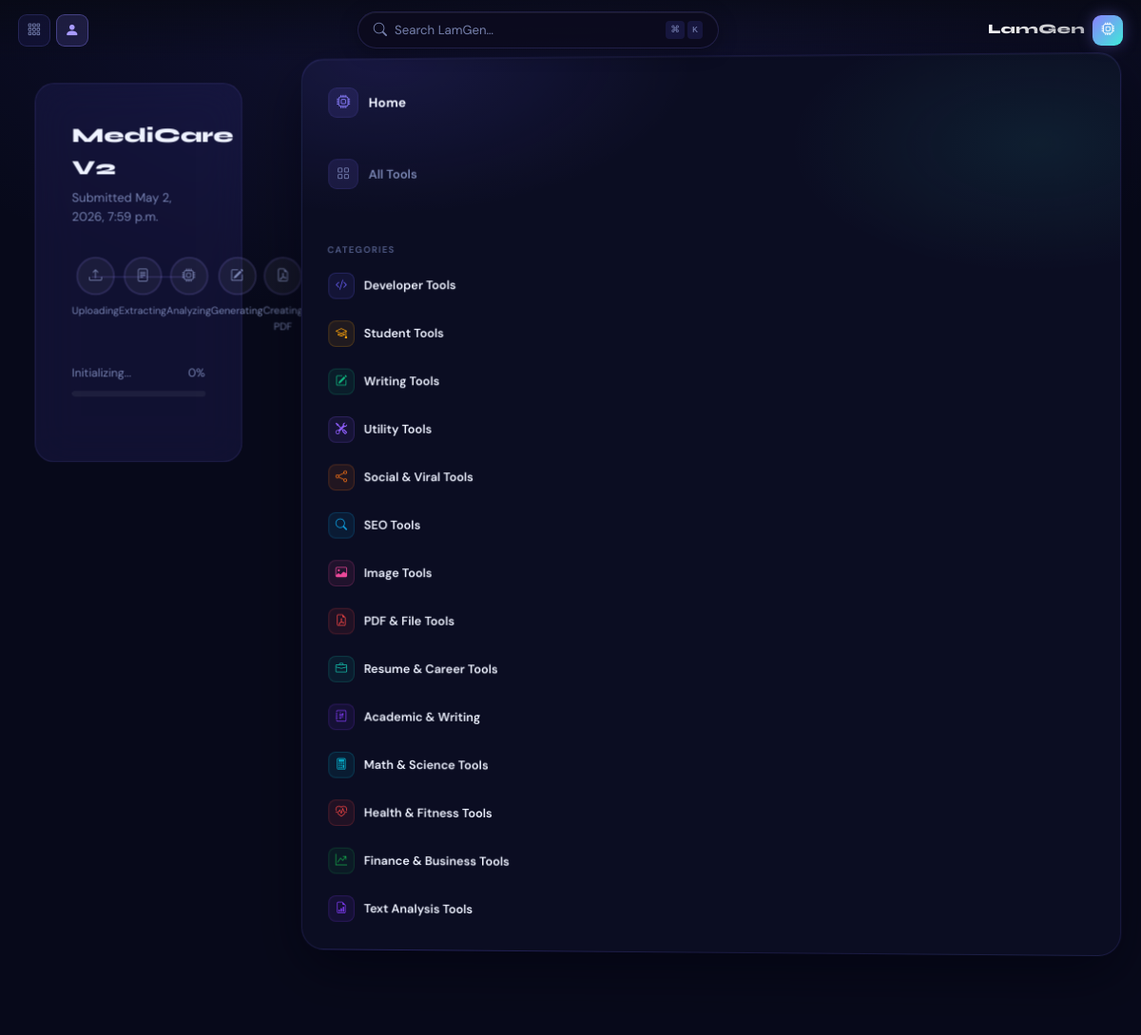
Screenshot of /thesis/status/59/ (signed in) with the database file from the repository.
### thesis/models.py (models this page shows, shortened)
class ThesisRequest(models.Model):
    user = models.ForeignKey(
        settings.AUTH_USER_MODEL,
        on_delete=models.CASCADE,
        related_name='thesis_requests',
    )
    title = models.CharField(max_length=500)
    input_file = models.FileField(upload_to='uploads/', null=True, blank=True)
    output_file = models.FileField(upload_to='outputs/', null=True, blank=True)
    generated_thesis = models.TextField(blank=True, default='')
    status = models.CharField(
        max_length=20,
        choices=StatusChoices.choices,
        default=StatusChoices.PENDING,
        db_index=True,
    )
    error_message = models.TextField(blank=True, default='')
    created_at = models.DateTimeField(auto_now_add=True, db_index=True)
    updated_at = models.DateTimeField(auto_now=True)
    class Meta:
        ordering = ['-created_at']

### tools/models.py (models this page shows, shortened)
class ToolCategory(models.Model):
    name = models.CharField(max_length=100)
    slug = models.SlugField(unique=True)
    icon = models.CharField(max_length=60, default='bi-tools')
    color_from = models.CharField(max_length=30, default='#6C63FF')
    color_to = models.CharField(max_length=30, default='#00F5D4')
    description = models.TextField(blank=True)
    short_desc = models.CharField(max_length=200, blank=True)
    order = models.IntegerField(default=0)
    is_active = models.BooleanField(default=True)
    class Meta:
        ordering = ['order', 'name']
        verbose_name_plural = 'Tool Categories'
    def get_absolute_url(self):
        from django.urls import reverse
        return reverse('tools:category', kwargs={'category_slug': self.slug})

### thesis/views.py (the view)
# urls.py: path('status/<int:pk>/', views.ThesisStatusView.as_view(), name='status'),
class ThesisStatusView(LoginRequiredMixin, ThesisOwnerMixin, View):
    def get(self, request, pk):
        thesis = self.get_thesis(pk)
        return render(request, 'thesis/status.html', {'thesis': thesis})

### thesis/views.py (called while the page is built)
    def get_thesis(self, pk):
        obj = get_object_or_404(ThesisRequest, pk=pk)
        if obj.user != self.request.user:
            raise PermissionDenied
        return obj

### tools/context_processors.py (called while the page is built)
def tools_context(request):
    categories = cache.get('tool_categories_nav_v2')
    if categories is None:
        categories = list(
            ToolCategory.objects.filter(is_active=True).prefetch_related('tools').order_by('order', 'name')
        )
        cache.set('tool_categories_nav_v2', categories, 60 * 30)
    bookmarked_slugs = []
    if request.user.is_authenticated:
        cache_key = f'bookmarks_{request.user.pk}'
        bookmarked_slugs = cache.get(cache_key)
        if bookmarked_slugs is None:
            bookmarked_slugs = list(
                ToolBookmark.objects.filter(user=request.user).values_list('tool__slug', flat=True)
            )
            cache.set(cache_key, bookmarked_slugs, 60 * 5)
    return {
        'nav_categories': categories,
        'bookmarked_slugs': bookmarked_slugs,
    }

### thesis/templates/thesis/status.html (shortened to what this page needs)
{% extends 'base.html' %}
{% block content %}
<div class="status-page">
    <div class="status-card fade-up">
        <div class="status-title">{{ thesis.title }}</div>
        <div class="status-meta">Submitted {{ thesis.created_at|date:"N j, Y, g:i a" }}</div>
        <div class="progress-steps" id="progressSteps">
            <div class="step" id="step-uploading">
                <div class="step-icon"><i class="bi bi-upload"></i></div>
                <div class="step-label">Uploading</div>
            </div>
            <div class="step" id="step-extracting">
                <div class="step-icon"><i class="bi bi-file-text"></i></div>
                <div class="step-label">Extracting</div>
            </div>
            <div class="step" id="step-analyzing">
                <div class="step-icon"><i class="bi bi-cpu"></i></div>
                <div class="step-label">Analyzing</div>
            </div>
            <div class="step" id="step-generating">
                <div class="step-icon"><i class="bi bi-pencil-square"></i></div>
                <div class="step-label">Generating</div>
            </div>
            <div class="step" id="step-creating">
                <div class="step-icon"><i class="bi bi-file-earmark-pdf"></i></div>
                <div class="step-label">Creating PDF</div>
            </div>
        </div>
        <div class="progress-wrap">
            <div class="progress-info">
                <span id="statusText">Initializing...</span>
                <span id="progressPercent">0%</span>
            </div>
            <div class="progress-track">
            </div>
        </div>
    </div>
</div>
{% endblock %}

### templates/base.html (shortened to what this page needs)
<!DOCTYPE html>
<html lang="en">
<head>
    {% load static %}
    {% load static %}
    <link href="https://cdn.jsdelivr.net/npm/bootstrap-icons@1.11.3/font/bootstrap-icons.min.css" rel="stylesheet" media="print" onload="this.media='all'">
    {% load static %}
    <link rel="stylesheet" href="{% static 'css/main.css' %}">
</head>
    <div class="space-bg">
        <div class="alien-grid"></div>
    </div>
    <div class="top-nav-wrapper">
      <div class="top-nav-inner">
        <div class="nav-left">
          <a href="{% url 'tools:index' %}" class="nav-action-btn" title="All Tools" aria-label="All Tools">
            <i class="bi bi-grid-3x3-gap"></i>
          </a>
          <div class="nav-dropdown">
            <button class="profile-btn nav-dropdown-toggle"
                    onclick="this.closest('.nav-dropdown').classList.toggle('open')"
                    aria-label="Account menu"
                    aria-haspopup="true">
              {% if user.is_authenticated %}
              <i class="bi bi-person-fill"></i>
              {% else %}
              <i class="bi bi-person"></i>
              {% endif %}
            </button>
          </div>
        </div>
        <div class="nav-center">
          {% block nav_search %}
          <div class="global-search-pill" style="position:relative;overflow:visible;">
            <i class="bi bi-search" style="color:var(--muted);font-size:0.95rem;flex-shrink:0;"></i>
            <input type="text" id="inlineSearchInput"
                   placeholder="Search LamGen…"
                   style="background:transparent;border:none;color:var(--text);flex:1;outline:none;font-size:0.88rem;font-family:'DM Sans',sans-serif;"
                   autocomplete="off">
            <div style="display:flex;gap:3px;flex-shrink:0;">
              <span class="kbd">⌘</span><span class="kbd">K</span>
            </div>
          </div>
          {% endblock nav_search %}
        </div>
        <a href="{% url 'home' %}" class="nav-brand" aria-label="LamGen Home">
          <span class="nav-brand-name">LamGen</span>
          <div class="nav-brand-mark"><i class="bi bi-cpu"></i></div>
        </a>
      </div>
    </div>
    <main class="tools-shell">
        <div class="tools-main">
            {% block content %}{% endblock %}
        </div>
        <aside class="spatial-panel tools-actions" style="padding:1.25rem 1rem; justify-content:flex-start; overflow-y:auto; display:flex; flex-direction:column; gap:1.5rem;">
            {% block right_sidebar %}
            <a href="{% url 'home' %}"
               style="display:flex; align-items:center; gap:11px; padding:10px 12px; border-radius:12px; text-decoration:none; color:var(--lg-text); background:{% if request.path == '/' %}rgba(139,127,255,0.16){% else %}transparent{% endif %}; border:1px solid {% if request.path == '/' %}rgba(139,127,255,0.30){% else %}transparent{% endif %}; transition:all 0.18s;"
               onmouseover="if(!this.style.background.includes('139'))this.style.background='rgba(120,110,255,0.11)'"
               onmouseout="if(!this.style.background.includes('139'))this.style.background='transparent'">
                <div style="width:32px; height:32px; border-radius:9px; background:{% if request.path == '/' %}rgba(139,127,255,0.28){% else %}rgba(120,110,255,0.12){% endif %}; display:flex; align-items:center; justify-content:center; flex-shrink:0; border:1px solid {% if request.path == '/' %}rgba(139,127,255,0.40){% else %}rgba(120,110,255,0.14){% endif %};">
                    <i class="bi bi-cpu" style="color:{% if request.path == '/' %}#fff{% else %}var(--lg-violet){% endif %}; font-size:0.95rem;"></i>
                </div>
                <span style="font-weight:700; font-size:0.92rem; letter-spacing:0.2px;">Home</span>
            </a>
            <a href="{% url 'tools:index' %}"
               style="display:flex; align-items:center; gap:11px; padding:10px 12px; border-radius:12px; text-decoration:none; color:var(--lg-text); background:{% if request.path == '/tools/' %}rgba(139,127,255,0.12){% else %}transparent{% endif %}; border:1px solid {% if request.path == '/tools/' %}rgba(139,127,255,0.22){% else %}transparent{% endif %}; transition:all 0.18s;"
               onmouseover="if(!this.style.background.includes('139'))this.style.background='rgba(120,110,255,0.11)'"
               onmouseout="if(!this.style.background.includes('139'))this.style.background='transparent'">
                <div style="width:32px; height:32px; border-radius:9px; background:rgba(120,110,255,0.12); display:flex; align-items:center; justify-content:center; flex-shrink:0; border:1px solid rgba(120,110,255,0.14);">
                    <i class="bi bi-grid" style="color:var(--lg-text-muted); font-size:0.9rem;"></i>
                </div>
                <span style="font-weight:600; font-size:0.88rem; color:var(--lg-text-muted);">All Tools</span>
            </a>
            <div style="height:1px; background:linear-gradient(90deg,transparent,rgba(120,110,255,0.14) 30%,rgba(120,110,255,0.14) 70%,transparent); margin:0 0.25rem;"></div>
            <div style="display:flex; flex-direction:column; gap:3px;">
                <div style="font-size:0.65rem; font-weight:700; text-transform:uppercase; letter-spacing:1.2px; color:var(--lg-text-helper); padding:0 12px; margin-bottom:4px;">Categories</div>
                {% for cat in nav_categories %}
                <a href="{{ cat.get_absolute_url }}"
                   style="display:flex; align-items:center; gap:10px; padding:9px 12px; border-radius:11px; text-decoration:none; color:var(--lg-text); background:{% if request.path == cat.get_absolute_url %}rgba(120,110,255,0.14){% else %}transparent{% endif %}; border:1px solid {% if request.path == cat.get_absolute_url %}rgba(130,120,255,0.20){% else %}transparent{% endif %}; transition:all 0.18s;"
                   onmouseover="if(!this.style.background.includes('0.09'))this.style.background='rgba(120,110,255,0.10)'"
                   onmouseout="if(!this.style.background.includes('0.09'))this.style.background='transparent'">
                    <div style="width:28px; height:28px; border-radius:8px; background:{{ cat.color_from }}18; border:1px solid {{ cat.color_from }}33; display:flex; align-items:center; justify-content:center; flex-shrink:0;">
                        <i class="{{ cat.icon }}" style="color:{{ cat.color_from }}; font-size:0.82rem;"></i>
                    </div>
                    <span style="font-weight:600; font-size:0.86rem;">{{ cat.name }}</span>
                </a>
                {% endfor %}
            </div>
            {% endblock %}
        </aside>
    </main>
    {% load static %}
</body>
</html>

### thesis/templates/thesis/status.html (style rules this page uses)
.status-page { max-width: 720px; margin: 0 auto; padding: 2.5rem 1.5rem; }
.status-card { background: var(--surface); border: 1px solid var(--border); border-radius: 20px; padding: 2.5rem; backdrop-filter: blur(20px); }
.status-title { font-family: 'Syne', sans-serif; font-size: 1.4rem; font-weight: 800; margin-bottom: 0.25rem; }
.status-meta { color: var(--muted); font-size: 0.85rem; margin-bottom: 2rem; }
.progress-steps { display: flex; align-items: flex-start; justify-content: space-between; position: relative; margin-bottom: 2rem; }
.progress-steps::before { content: ''; position: absolute; top: 20px; left: 20px; right: 20px; height: 2px; background: var(--border); z-index: 0; }
.step { display: flex; flex-direction: column; align-items: center; gap: 8px; flex: 1; position: relative; z-index: 1; }
.step-icon { width: 40px; height: 40px; border-radius: 50%; background: rgba(255,255,255,0.05); border: 2px solid var(--border); display: flex; align-items: center; justify-content: center; font-size: 0.9rem; color: var(--muted); transition: all 0.4s cubic-bezier(0.4,0,0.2,1); }
.step-label { font-size: 0.7rem; color: var(--muted); text-align: center; transition: color 0.3s; }
.progress-wrap { margin-bottom: 2rem; }
.progress-info { display: flex; justify-content: space-between; font-size: 0.8rem; color: var(--muted); margin-bottom: 8px; }
.progress-track { height: 6px; background: rgba(255,255,255,0.06); border-radius: 3px; overflow: hidden; }

### rows the page displays
ThesisRequest: title "MediCare V2", created_at "May 2, 2026, 7:59 p.m."
ToolCategory: name "Developer Tools"
ToolCategory: name "Student Tools"
ToolCategory: name "Writing Tools"
ToolCategory: name "Utility Tools"
ToolCategory: name "Social & Viral Tools"
ToolCategory: name "SEO Tools"
ToolCategory: name "Image Tools"
ToolCategory: name "PDF & File Tools"
ToolCategory: name "Resume & Career Tools"
ToolCategory: name "Academic & Writing"
ToolCategory: name "Math & Science Tools"
ToolCategory: name "Health & Fitness Tools"
ToolCategory: name "Finance & Business Tools"
ToolCategory: name "Text Analysis Tools"
